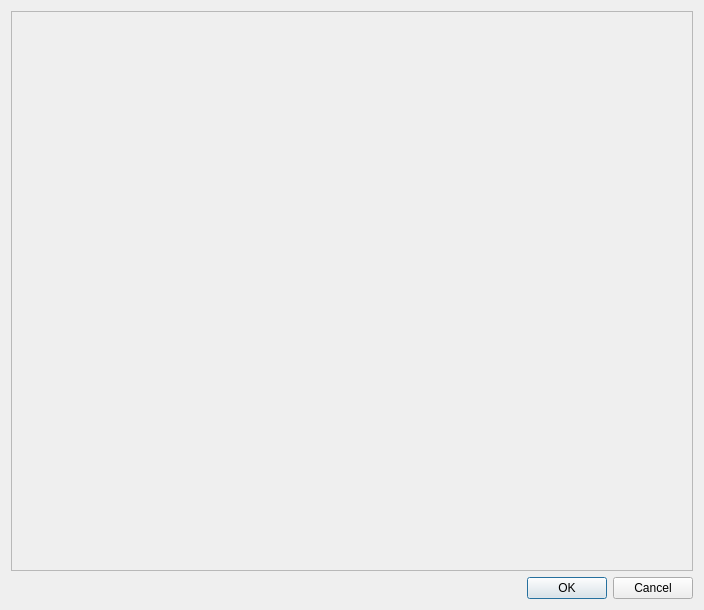
<ui version="4.0" >
 <class>GroupEditor</class>
 <widget class="QDialog" name="GroupEditor" >
  <property name="geometry" >
   <rect>
    <x>0</x>
    <y>0</y>
    <width>704</width>
    <height>610</height>
   </rect>
  </property>
  <property name="windowTitle" >
   <string>Group Editor</string>
  </property>
  <layout class="QVBoxLayout" name="verticalLayout" >
   <item>
    <widget class="QScrollArea" name="PreviewArea" >
     <property name="verticalScrollBarPolicy" >
      <enum>Qt::ScrollBarAlwaysOff</enum>
     </property>
     <property name="horizontalScrollBarPolicy" >
      <enum>Qt::ScrollBarAlwaysOff</enum>
     </property>
     <property name="widgetResizable" >
      <bool>true</bool>
     </property>
     <widget class="QWidget" name="scrollAreaWidgetContents" >
      <property name="geometry" >
       <rect>
        <x>0</x>
        <y>0</y>
        <width>684</width>
        <height>559</height>
       </rect>
      </property>
     </widget>
    </widget>
   </item>
   <item>
    <widget class="QDialogButtonBox" name="buttonBox" >
     <property name="orientation" >
      <enum>Qt::Horizontal</enum>
     </property>
     <property name="standardButtons" >
      <set>QDialogButtonBox::Cancel|QDialogButtonBox::Ok</set>
     </property>
    </widget>
   </item>
  </layout>
 </widget>
 <resources/>
 <connections>
  <connection>
   <sender>buttonBox</sender>
   <signal>accepted()</signal>
   <receiver>GroupEditor</receiver>
   <slot>accept()</slot>
   <hints>
    <hint type="sourcelabel" >
     <x>248</x>
     <y>254</y>
    </hint>
    <hint type="destinationlabel" >
     <x>157</x>
     <y>274</y>
    </hint>
   </hints>
  </connection>
  <connection>
   <sender>buttonBox</sender>
   <signal>rejected()</signal>
   <receiver>GroupEditor</receiver>
   <slot>reject()</slot>
   <hints>
    <hint type="sourcelabel" >
     <x>316</x>
     <y>260</y>
    </hint>
    <hint type="destinationlabel" >
     <x>286</x>
     <y>274</y>
    </hint>
   </hints>
  </connection>
 </connections>
</ui>
